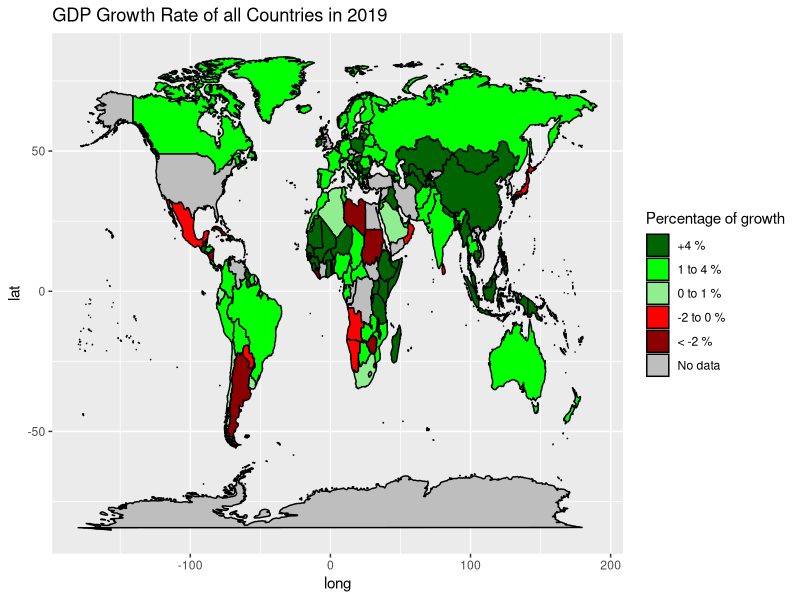

The R script that drew this image:
library(readxl)
library(ggplot2)
library(tidyr)
library(dplyr)
library(stringr)
library(maps) 

# Utilize this method to read excel files
WDI_data <- read_excel("Data_Extract_From_World_Development_Indicators.xlsx")

# This filters the columns based on which series we want to utilize
gdp_data <- WDI_data %>%
  filter(`Series Name` == "GDP growth (annual %)") %>%
  select(`Country Name`, contains("YR")) %>%
  pivot_longer(cols = -`Country Name`, names_to = "Year", values_to = "GDP_Growth") %>%
  na.omit()

# Mutate function that cleans the years columns to numeric values
gdp_data <- gdp_data %>%
  mutate(Year = as.numeric(str_extract(Year, "[0-9]+")))

year <- 2019

# Filtering out non existing values
selected_gdp_data <- gdp_data %>%
  filter(Year == year, !is.na(GDP_Growth))

map <- map_data("world")

join_map_data <- left_join(map, selected_gdp_data, by = c("region" = "Country Name"))

# Adding color column based on GDP growth
join_map_data$GDP_Growth <- as.numeric(join_map_data$GDP_Growth)

#Mutate method to create unique intervals on legend
join_map_data <- join_map_data %>%
  mutate(color = case_when(
    is.na(GDP_Growth) ~ "grey",
    GDP_Growth < -2 ~ "darkred",
    between(GDP_Growth, -2 , 0) ~ "red",
    between(GDP_Growth, 0, 1) ~ "lightgreen",
    between(GDP_Growth, 1, 4) ~ "green",
    GDP_Growth > 4 ~ "darkgreen",
    TRUE ~ "grey"
  ))

ggplot(data = join_map_data, aes(x = long, y = lat, group = group, fill = color)) +
  geom_polygon(color = "black") +
  scale_fill_manual(values = c("darkgreen", "green", "lightgreen", "red", "darkred","grey"),
                    breaks = c("darkgreen", "green", "lightgreen", "red", "darkred", "grey"),
                    name = "Percentage of growth", na.value = "grey",
                    labels = c("+4 %", "1 to 4 %", "0 to 1 %","-2 to 0 %", "< -2 %","No data")) +
  scale_shape_manual(values = c(15, 15, 15, 15, 15, 15)) +
  labs(title = paste("GDP Growth Rate of all Countries in", year))



